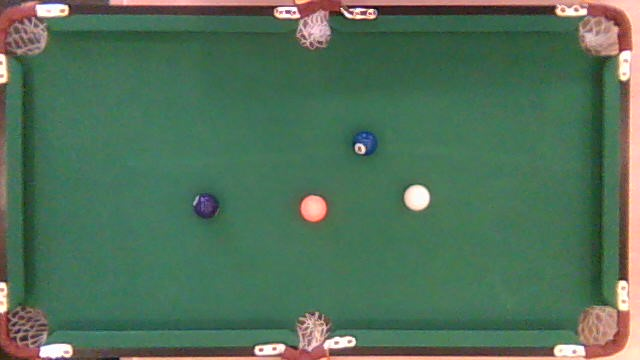
%> input picture h1.jpg, 640 x 360 px
$ octave myballs2.m   (GNU Octave 9; MATLAB toolbox functions it lacks are replaced by stand-ins)
%> lines starting %> are read from the running program, lines starting %| are printed output that depends on the picture; in (x1, y1, x2, y2) boxes, pixels count from 0 and x2, y2 are one past the last pixel; in counts of white or black regions, pixels touching at a corner belong together; the program's own positions count from 1
a=imread('h1.jpg');
%> a is the input picture: size 360x640x3 uint8; mean R, G, B 81.5, 112.7, 89.4
%a=imgaussfilt(a,2);
figure,imshow(a),hold on;
e=imread('hb.jpg');
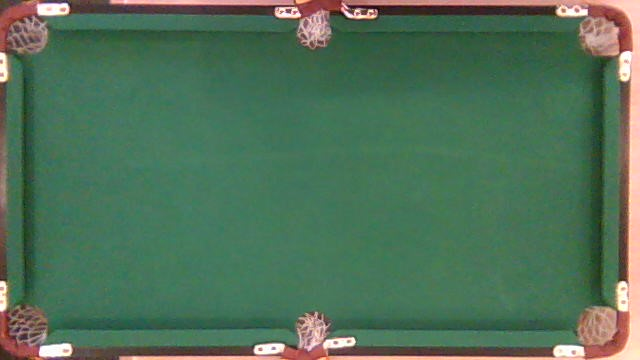
%> input picture hb.jpg, 640 x 360 px
%> e is the input picture: size 360x640x3 uint8; mean R, G, B 80.5, 113.1, 88.5
%e=imgaussfilt(e,2);
%a=rgb2gray(a);
%e=rgb2gray(e);
r = abs(a(:, :, 1)-e(:, :, 1));
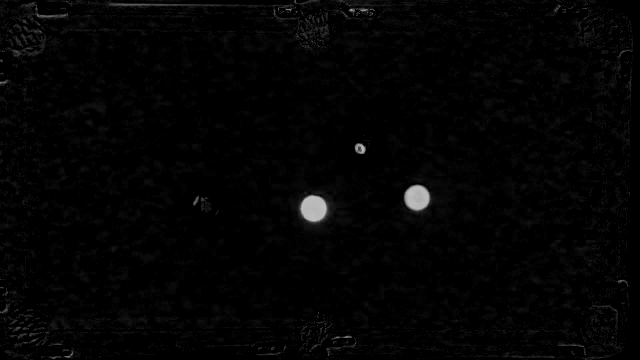
%> r: size 360x640 uint8; min 0, max 192, mean 3.6
g = abs(a(:, :, 2)-e(:, :, 2));
b = abs(a(:, :, 3)-e(:, :, 3));
i=rgb2gray(a);
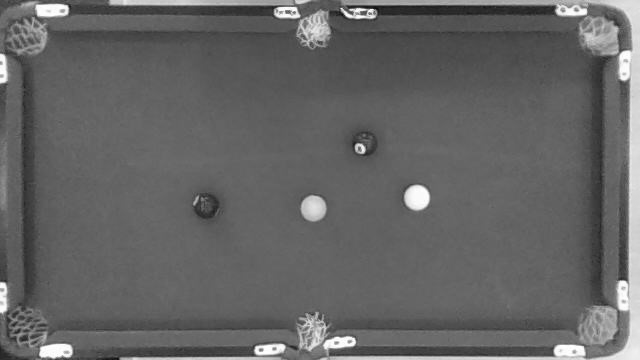
%> i: size 360x640 uint8; min 12, max 255, mean 100.7
disp(a(199,205, 2));
%| 79
disp(e(199,205, 2));
%| 122
disp(g(199,205));
%| 0
for R=1:360
    for C=1:640
        if((r(R,C)<=20)&&(g(R,C)<=20)&&(b(R,C)<=20))
            i(R,C)=0;
        else
            i(R,C)=255;
        end
    end
end
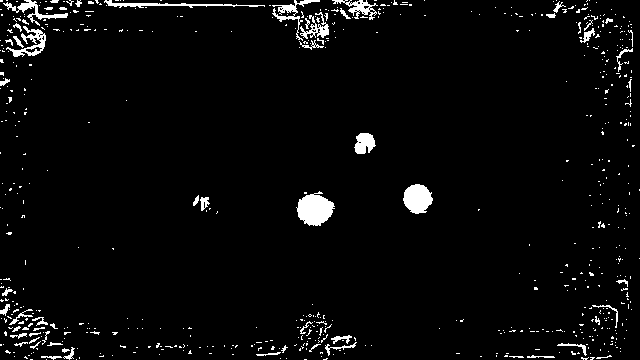
%> i: size 360x640 uint8; 3.5% white; 647 white regions (586 under 20 px), largest, box (x1, y1, x2, y2) and area: (296, 191, 335, 226) 899, (403, 184, 433, 214) 657, (6, 26, 46, 57) 420
figure,imtool(a);
figure,imtool(e);
figure,imtool(i);
